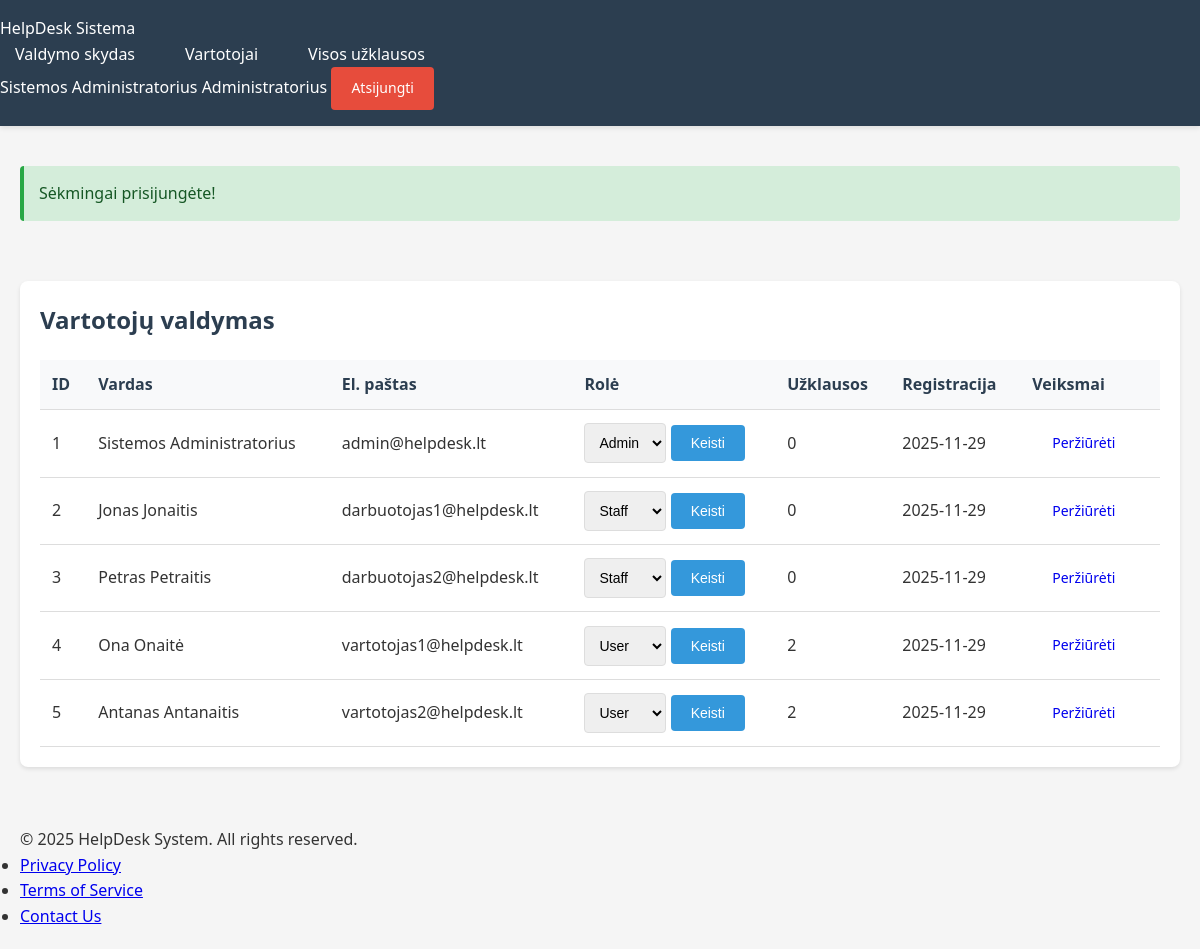
/src/views/admin/users.php (signed in), run on the app's committed database.
### tables this page shows
CREATE TABLE users (
    id INT AUTO_INCREMENT PRIMARY KEY,
    username VARCHAR(50) NOT NULL UNIQUE,
    email VARCHAR(100) NOT NULL UNIQUE,
    password VARCHAR(255) NOT NULL,
    full_name VARCHAR(100) NOT NULL,
    role ENUM('admin', 'staff', 'user') NOT NULL DEFAULT 'user',
    created_at TIMESTAMP DEFAULT CURRENT_TIMESTAMP,
    updated_at TIMESTAMP DEFAULT CURRENT_TIMESTAMP ON UPDATE CURRENT_TIMESTAMP,
    INDEX idx_username (username),
    INDEX idx_email (email),
    INDEX idx_role (role)
);

### src/config/config.php (called while the page is built, shortened)
<?php
function isLoggedIn() {
    return isset($_SESSION['user_id']);
}
function hasRole($role) {
    return isset($_SESSION['role']) && $_SESSION['role'] === $role;
}
function getMessage() {
    if (isset($_SESSION['message'])) {
        $message = $_SESSION['message'];
        $type = $_SESSION['message_type'] ?? 'info';
        return ['message' => $message, 'type' => $type];
    }
    return null;
}
function escape($string) {
    return htmlspecialchars($string, ENT_QUOTES, 'UTF-8');
}
function getCurrentUser() {
    global $pdo;
    try {
        $stmt = $pdo->prepare("SELECT * FROM users WHERE id = ?");
        $stmt->execute([$_SESSION['user_id']]);
        return $stmt->fetch();
    } catch (PDOException $e) {
        return null;
    }
}
?>

### src/views/admin/users.php (the view, shortened to what this page needs)
<?php
require_once __DIR__ . '/../../config/config.php';
require_once __DIR__ . '/../../config/database.php';
try {
    $stmt = $pdo->query("
        SELECT u.*,
               COUNT(DISTINCT t.id) as ticket_count
        FROM users u
        LEFT JOIN tickets t ON u.id = t.user_id
        GROUP BY u.id
        ORDER BY u.created_at DESC
    ");
    $users = $stmt->fetchAll();
} catch (PDOException $e) {
    $users = [];
}
include __DIR__ . '/../layouts/header.php';
?>
<div class="container">
    <div class="card">
        <div class="card-header">
            <h2>Vartotojų valdymas</h2>
        </div>
        <table class="table">
            <thead>
                <tr>
                    <th>ID</th>
                    <th>Vardas</th>
                    <th>El. paštas</th>
                    <th>Rolė</th>
                    <th>Užklausos</th>
                    <th>Registracija</th>
                    <th>Veiksmai</th>
                </tr>
            </thead>
            <tbody>
                <?php foreach ($users as $user): ?>
                    <tr>
                        <td><?php echo $user['id']; ?></td>
                        <td><?php echo escape($user['full_name']); ?></td>
                        <td><?php echo escape($user['email']); ?></td>
                        <td>
                            <form method="POST" style="display: inline;">
                                <select name="role" class="form-control" style="width: auto; display: inline;">
                                    <option value="admin" <?php echo $user['role'] === 'admin' ? 'selected' : ''; ?>>Admin</option>
                                    <option value="staff" <?php echo $user['role'] === 'staff' ? 'selected' : ''; ?>>Staff</option>
                                    <option value="user" <?php echo $user['role'] === 'user' ? 'selected' : ''; ?>>User</option>
                                </select>
                                <button type="submit" name="change_role" class="btn btn-sm btn-primary">Keisti</button>
                            </form>
                        </td>
                        <td><?php echo $user['ticket_count']; ?></td>
                        <td><?php echo date('Y-m-d', strtotime($user['created_at'])); ?></td>
                        <td>
                            <a href="#" class="btn btn-sm btn-info">Peržiūrėti</a>
                        </td>
                    </tr>
                <?php endforeach; ?>
            </tbody>
        </table>
    </div>
</div>
<?php include __DIR__ . '/../layouts/footer.php'; ?>

### src/views/layouts/header.php (shortened to what this page needs)
<?php
require_once __DIR__ . '/../../config/config.php';
$currentUser = null;
if (isLoggedIn()) {
    $currentUser = getCurrentUser();
}
$currentPage = basename($_SERVER['PHP_SELF']);
?>
<!DOCTYPE html>
<html lang="lt">
<head>
    <link rel="stylesheet" href="/assets/css/style.css">
</head>
<body>
    <header>
        <div class="header-container">
            <div class="logo">
                <a href="/" style="color: white; text-decoration: none;"><?php echo SITE_NAME; ?></a>
            </div>
            <?php if ($currentUser): ?>
                <nav>
                    <ul>
                        <?php if (hasRole(ROLE_ADMIN)): ?>
                            <li><a href="/src/views/admin/dashboard.php" class="<?php echo $currentPage === 'dashboard.php' ? 'active' : ''; ?>">Valdymo skydas</a></li>
                            <li><a href="/src/views/admin/users.php">Vartotojai</a></li>
                            <li><a href="/src/views/admin/tickets.php">Visos užklausos</a></li>
                        <?php elseif (hasRole(ROLE_STAFF)): ?>
                            <li><a href="/src/views/staff/tickets.php" class="<?php echo $currentPage === 'tickets.php' ? 'active' : ''; ?>">Mano užklausos</a></li>
                        <?php else: ?>
                            <li><a href="/src/views/user/my-tickets.php" class="<?php echo $currentPage === 'my-tickets.php' ? 'active' : ''; ?>">Mano užklausos</a></li>
                            <li><a href="/src/views/user/create-ticket.php">Nauja užklausa</a></li>
                        <?php endif; ?>
                    </ul>
                </nav>
                <div class="user-info">
                    <span class="username"><?php echo escape($currentUser['full_name'] ?? $currentUser['username']); ?></span>
                    <span class="role-badge">
                        <?php
                        if (hasRole(ROLE_ADMIN)) echo 'Administratorius';
                        elseif (hasRole(ROLE_STAFF)) echo 'Darbuotojas';
                        else echo 'Vartotojas';
                        ?>
                    </span>
                    <a href="/src/views/auth/logout.php" class="btn btn-sm btn-danger">Atsijungti</a>
                </div>
            <?php endif; ?>
        </div>
    </header>
    <?php
    $message = getMessage();
    if ($message):
    ?>
        <div class="container" style="margin-top: 20px;">
            <div class="alert alert-<?php echo $message['type']; ?>">
                <?php echo escape($message['message']); ?>
            </div>
        </div>
    <?php endif; ?>

### public/assets/css/style.css (style rules this page uses)
* { margin: 0; padding: 0; box-sizing: border-box; }
body { font-family: 'Segoe UI', Tahoma, Geneva, Verdana, sans-serif; background-color: #f5f5f5; color: #333; line-height: 1.6; }
.container { max-width: 1200px; margin: 0 auto; padding: 20px; }
header { background-color: #2c3e50; color: white; padding: 1rem 0; box-shadow: 0 2px 5px rgba(0,0,0,0.1); }
nav ul { list-style: none; display: flex; gap: 20px; }
nav a { color: white; text-decoration: none; padding: 8px 15px; border-radius: 4px; transition: background-color 0.3s; }
.card { background: white; border-radius: 8px; padding: 20px; margin-bottom: 20px; box-shadow: 0 2px 4px rgba(0,0,0,0.1); }
.card h2 { margin-bottom: 15px; color: #2c3e50; }
.form-control { width: 100%; padding: 10px; border: 1px solid #ddd; border-radius: 4px; font-size: 14px; }
select.form-control { cursor: pointer; }
.btn { display: inline-block; padding: 10px 20px; border: none; border-radius: 4px; cursor: pointer; text-decoration: none; font-size: 14px; transition: background-color 0.3s; }
.btn-primary { background-color: #3498db; color: white; }
.btn-danger { background-color: #e74c3c; color: white; }
.alert { padding: 15px; border-radius: 4px; margin-bottom: 20px; }
.alert-success { background-color: #d4edda; border-left: 4px solid #28a745; color: #155724; }
.table { width: 100%; border-collapse: collapse; margin-top: 20px; }
.table th, .table td { padding: 12px; text-align: left; border-bottom: 1px solid #ddd; }
.table th { background-color: #f8f9fa; font-weight: 600; color: #2c3e50; }

### data on the page
users: full_name "Sistemos Administratorius", id "1", email "admin@helpdesk.lt", role "Admin", ticket_count "0", created_at "2025-11-29"
users: id "2", full_name "Jonas Jonaitis", email "darbuotojas1@helpdesk.lt", role "Staff", ticket_count "0", created_at "2025-11-29"
users: id "3", full_name "Petras Petraitis", email "darbuotojas2@helpdesk.lt", role "Staff", ticket_count "0", created_at "2025-11-29"
users: id "4", full_name "Ona Onaitė", email "vartotojas1@helpdesk.lt", role "User", ticket_count "2", created_at "2025-11-29"
users: id "5", full_name "Antanas Antanaitis", email "vartotojas2@helpdesk.lt", role "User", ticket_count "2", created_at "2025-11-29"

### other printed values
SITE_NAME "HelpDesk Sistema"
$message['message'] "Sėkmingai prisijungėte!"
